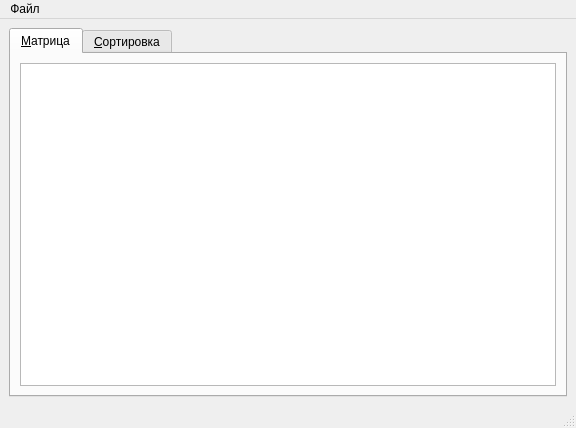
<?xml version="1.0" encoding="UTF-8"?>
<ui version="4.0">
 <class>MainWindow</class>
 <widget class="QMainWindow" name="MainWindow">
  <property name="geometry">
   <rect>
    <x>0</x>
    <y>0</y>
    <width>576</width>
    <height>428</height>
   </rect>
  </property>
  <property name="sizePolicy">
   <sizepolicy hsizetype="Expanding" vsizetype="Expanding">
    <horstretch>0</horstretch>
    <verstretch>0</verstretch>
   </sizepolicy>
  </property>
  <property name="windowTitle">
   <string>MainWindow</string>
  </property>
  <widget class="QWidget" name="centralwidget">
   <property name="sizePolicy">
    <sizepolicy hsizetype="Expanding" vsizetype="Expanding">
     <horstretch>0</horstretch>
     <verstretch>0</verstretch>
    </sizepolicy>
   </property>
   <property name="minimumSize">
    <size>
     <width>0</width>
     <height>0</height>
    </size>
   </property>
   <property name="maximumSize">
    <size>
     <width>16777215</width>
     <height>16777215</height>
    </size>
   </property>
   <layout class="QVBoxLayout" name="verticalLayout">
    <item>
     <widget class="QTabWidget" name="tabWidget">
      <property name="currentIndex">
       <number>0</number>
      </property>
      <widget class="QWidget" name="tab">
       <property name="sizePolicy">
        <sizepolicy hsizetype="Expanding" vsizetype="Expanding">
         <horstretch>0</horstretch>
         <verstretch>0</verstretch>
        </sizepolicy>
       </property>
       <attribute name="title">
        <string>&amp;Матрица</string>
       </attribute>
       <layout class="QHBoxLayout" name="horizontalLayout">
        <item>
         <widget class="QTableWidget" name="tableWidget">
          <property name="sizeAdjustPolicy">
           <enum>QAbstractScrollArea::AdjustToContents</enum>
          </property>
         </widget>
        </item>
       </layout>
      </widget>
      <widget class="QWidget" name="tab2">
       <property name="sizePolicy">
        <sizepolicy hsizetype="Expanding" vsizetype="Expanding">
         <horstretch>0</horstretch>
         <verstretch>0</verstretch>
        </sizepolicy>
       </property>
       <attribute name="title">
        <string>&amp;Сортировка</string>
       </attribute>
       <layout class="QHBoxLayout" name="horizontalLayout_2">
        <item>
         <widget class="QTableWidget" name="tableWidget2">
          <property name="sizeAdjustPolicy">
           <enum>QAbstractScrollArea::AdjustToContents</enum>
          </property>
         </widget>
        </item>
       </layout>
      </widget>
     </widget>
    </item>
   </layout>
  </widget>
  <widget class="QMenuBar" name="menubar">
   <property name="geometry">
    <rect>
     <x>0</x>
     <y>0</y>
     <width>576</width>
     <height>21</height>
    </rect>
   </property>
   <widget class="QMenu" name="menuFile">
    <property name="title">
     <string>Файл</string>
    </property>
    <addaction name="actionOpen"/>
    <addaction name="actionExit"/>
   </widget>
   <addaction name="menuFile"/>
  </widget>
  <widget class="QStatusBar" name="statusbar"/>
  <action name="actionOpen">
   <property name="text">
    <string>Открыть</string>
   </property>
  </action>
  <action name="actionWork">
   <property name="text">
    <string>Обработать</string>
   </property>
  </action>
  <action name="actionExit">
   <property name="text">
    <string>Выход</string>
   </property>
  </action>
 </widget>
 <resources/>
 <connections/>
</ui>
